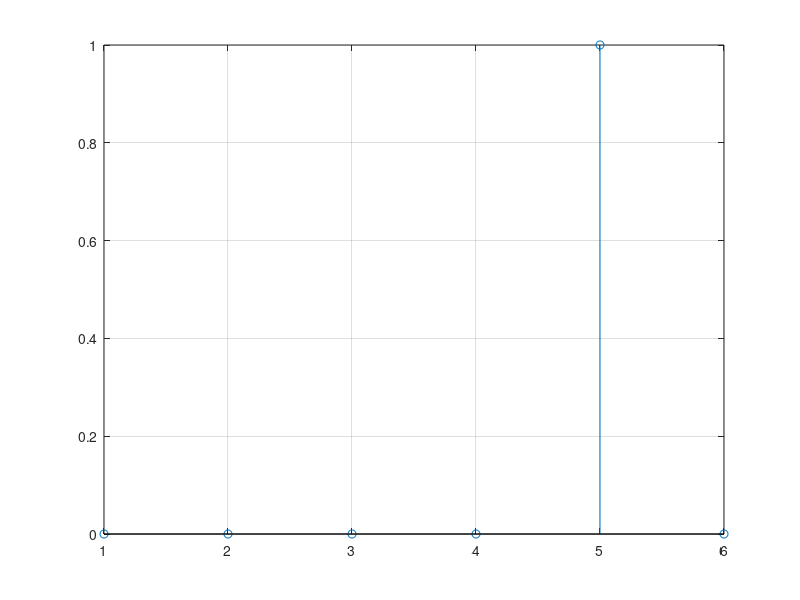

Write MATLAB code to recreate this figure.
function exercitiu_6()
   
    Fs = 12000; %frecventa de esantionare de 12 kHz
    N = 0.5*12; %numar esantioane 0.5 ms * 12kHz
    n = 1:N;
    for i = 1:1:N
        v(i) = round(rand);
    end
    ts = 1/Fs;
    t = ts:ts:N*ts; 
    %plot(t,v);
  
    stem(n,v),grid %reprezentam semnalul discret in functie de n

end